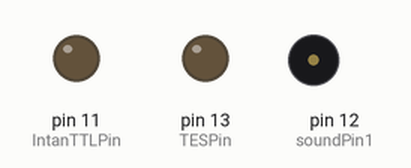
Simulated run of this sketch. Board: Arduino Uno, built with avr-gcc and run on an emulated ATmega328P. Parts: output pins drawn as LEDs (lit = HIGH), buzzer (waves = sounding). Random numbers use the default seed unless the sketch sets one; what the sketch prints to the serial monitor is not drawn.

Above: at 2.1 s.
At 4.53 s:
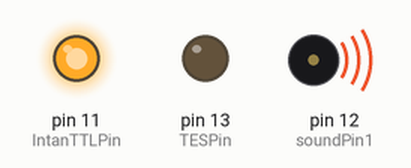
At 4.73 s:
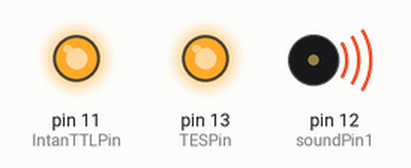
At 4.93 s:
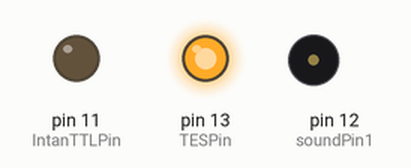
Timing chart, 0 to 6.1 s (numbered marks = the images above):
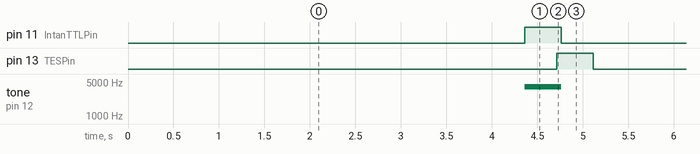

Measured:
- by itself, pin 11 (IntanTTLPin), pin 13 (TESPin): alternates HIGH for 0.40 s and LOW for 4.3 s
- by itself, tone on pin 12 (soundPin1): alternates 4000 Hz for 0.40 s and silent for 4.3 s

The sketch:

OperantConditioningTES.ino
```cpp
// These variables store the flash pattern
// and the current state of the LED

int soundPin1 =  12;      // the number of the sound pin
int soundState = LOW;             // soundState used to set the sound pin
unsigned long SoundOffTime = 0;        // will store last time sound was updated
unsigned long SoundOnTime = 0;        // will store last time sound was updated
long SoundOnInterval = 400;           // milliseconds of on-time
long SoundOffInterval = 1350;          // milliseconds of off-time

int TESPin =  13;      // the number of the TTL pin to TES stimulator
int TESState = LOW;             // TESState used to set the TES
unsigned long TESOffTime = 0;        // will store last time TES was updated
unsigned long TESOnTime = 0;        // will store last time TES was updated
long TESStartTime = 350;           // milliseconds of on-time
long TESOnInterval = 400;           // milliseconds of on-time
long TESOffInterval = 1350;          // milliseconds of off-time
boolean EnableTES = false;
int trial =  0;      // the number of the TTL pin to TES stimulator

unsigned long delayTime;

boolean startSoundFlag = false;
boolean startTESFlag = false;
boolean startDelay = false;
boolean EnableDelay = true;

int IntanTTLPin =  11;      // the number of the TTL pin to recording device (Intan)
int IntanTTLState = LOW;      // IntanTTLState is set to low by default

void setup()
{
  // set the digital pin as output:
  pinMode(soundPin1, OUTPUT);
  pinMode(TESPin, OUTPUT);
  pinMode(IntanTTLPin, OUTPUT);
  Serial.begin(9600);
}

void loop()
{
  // check to see if it's time to change the state of the LED
  unsigned long currentMillis = millis();

  if (EnableDelay = true)
  {
    if ((currentMillis - TESOffTime >= random(3000, 5000)) && (startSoundFlag == false) && (startTESFlag == false))
    {
      delayTime = currentMillis; // Remember the time when the delay elapsed
      EnableDelay = !EnableDelay;
      startSoundFlag = !startSoundFlag;
    }
  }

  if (startSoundFlag == true)
{
  if (currentMillis - delayTime >= SoundOffInterval)
    {
      if (soundState == LOW)
      {
        startSoundFlag = !startSoundFlag;
        soundState = HIGH;  // turn it on
        IntanTTLState = HIGH; // send TTL to recording device
        startTESFlag = !startTESFlag;
        SoundOffTime = currentMillis;   // Remember the time when the sound turned on
        tone(soundPin1, 4000);    // Update the actual pin
        digitalWrite(IntanTTLPin, IntanTTLState);   // Update the actual pin
      }
    }
  }

  if ((soundState == HIGH) && (currentMillis - SoundOffTime >= SoundOnInterval))
{
  soundState = LOW;  // Turn it off
  //SoundOnTime = currentMillis;  // Remember the time
  noTone(soundPin1);  // Update the actual pin
  IntanTTLState = LOW;
  digitalWrite(IntanTTLPin, IntanTTLState);   // Update the actual pin
  }

  if (startTESFlag == true)
{
  if (currentMillis - SoundOffTime >= TESStartTime)
    {
      EnableTES = true;
      if (EnableTES == true) //((TESState == LOW) && (currentMillis - TESOnTime >= TESOffInterval) &&
      {
        startTESFlag = !startTESFlag;
        TESState = HIGH;  // turn it on
        TESOffTime = currentMillis;  // Remember the time when TES turned on
        digitalWrite(TESPin, TESState);   // Update the actual LED
      }
    }
  }
  if (startTESFlag == false)
  {
   if ((TESState == HIGH) && (currentMillis - TESOffTime >= TESOnInterval))
{
  TESState = LOW;  // Turn it off
  //TESOnTime = currentMillis;  // Remember the time
  digitalWrite(TESPin, TESState);  // Update the actual LED
  trial = ++trial;
  EnableDelay = !EnableDelay;
  Serial.println(startSoundFlag);
  }
  }
}
```
